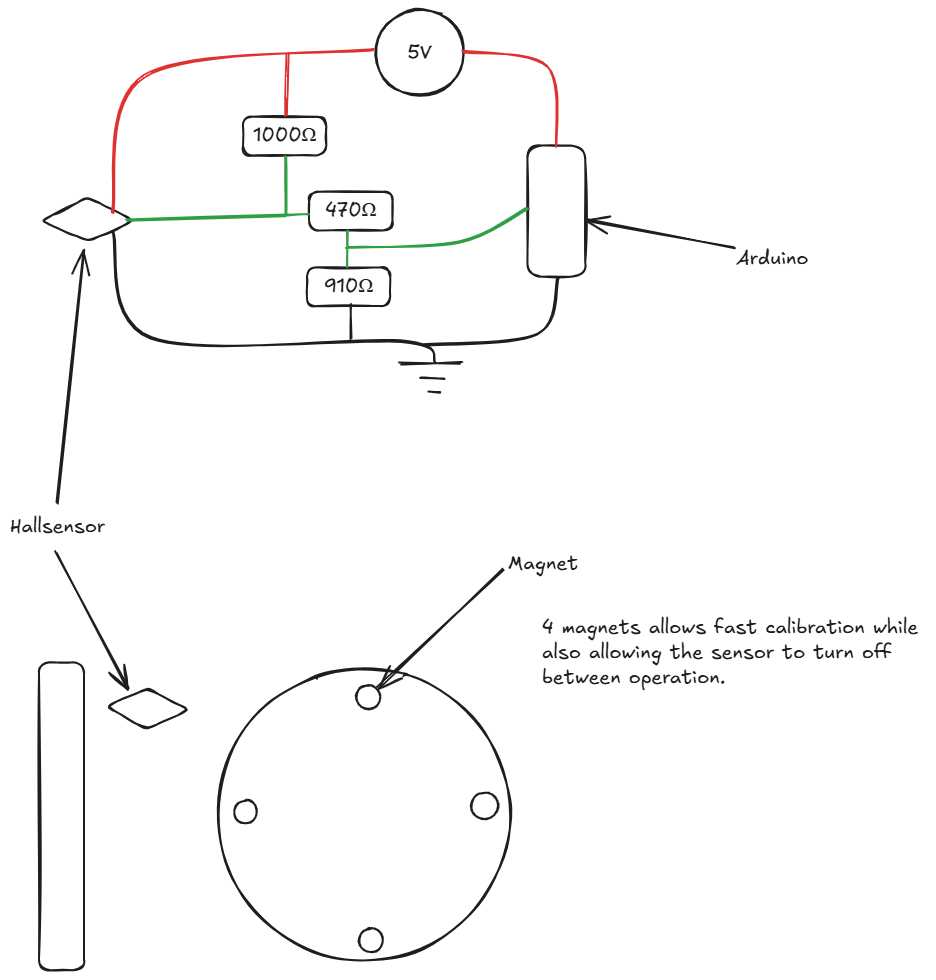
#> input picture hardware/E7012E - Lab2_sol.png, 936 x 980 px, given in place of the camera
$ python ExampleCamera2.py
#> lines starting #> are read from the running program, lines starting #| are printed output that depends on the picture; after the words box and inside, x2 and y2 are one past the last pixel; in counts of white or black regions, pixels touching at a corner belong together
import argparse
import sys
from typing import List, Tuple

import cv2 as cv
import numpy as np


# --- COLOR THRESHOLDS (HSV) ---
RED_LOWER1 = np.array([0, 120, 70], dtype=np.uint8)
RED_UPPER1 = np.array([10, 255, 255], dtype=np.uint8)
RED_LOWER2 = np.array([170, 120, 70], dtype=np.uint8)
RED_UPPER2 = np.array([180, 255, 255], dtype=np.uint8)

GREEN_LOWER = np.array([50,  80,  80], dtype=np.uint8)
GREEN_UPPER = np.array([90, 255, 255], dtype=np.uint8)

def parse_args() -> argparse.Namespace:
    """Parse command-line arguments."""
    parser = argparse.ArgumentParser(
        description="Detect colored shapes and estimate depth of circular disks."
    )
    parser.add_argument(
        "-c", "--camera", type=int, default=0,
        help="Camera index (default: 1)"
    )
    parser.add_argument(
        "-f", "--focal-length", type=float, default=645.0,
        help="Camera focal length in pixels (default: 645.0)"
    )
    parser.add_argument(
        "-r", "--real-radius", type=float, default=0.095,
        help="Real radius of the disk in meters (default: 0.095)"
    )
    parser.add_argument(
        "--width", type=int, default=800,
        help="Frame width for display (default: 800)"
    )
    parser.add_argument(
        "--height", type=int, default=600,
        help="Frame height for display (default: 600)"
    )
    return parser.parse_args()


def get_color_masks(hsv: np.ndarray) -> Tuple[np.ndarray, np.ndarray]:
    """Return binary masks for red and green regions in an HSV image."""
    red_mask = (
        cv.inRange(hsv, RED_LOWER1, RED_UPPER1) |
        cv.inRange(hsv, RED_LOWER2, RED_UPPER2)
    )
    green_mask = cv.inRange(hsv, GREEN_LOWER, GREEN_UPPER)
    return red_mask, green_mask


def find_significant_contours(
    gray: np.ndarray, min_area: float = 1_000
) -> List[np.ndarray]:
    """Detect edges, find contours, and filter out small ones."""
    blurred = cv.GaussianBlur(gray, (5, 5), 0)
    edges = cv.Canny(blurred, 50, 150)
    contours, _ = cv.findContours(edges, cv.RETR_EXTERNAL, cv.CHAIN_APPROX_SIMPLE)
    return [c for c in contours if cv.contourArea(c) >= min_area]


def classify_shape(contour: np.ndarray) -> str:
    """
    Approximate contour to polygon and classify as 'triangle',
    'square', 'rectangle', or 'circle'.
    """
    peri = cv.arcLength(contour, True)
    approx = cv.approxPolyDP(contour, 0.04 * peri, True)
    verts = len(approx)

    if verts == 3:
        return "triangle"
    if verts == 4:
        x, y, w, h = cv.boundingRect(approx)
        ar = w / float(h)
        return "square" if 0.95 <= ar <= 1.05 else "rectangle"
    return "circle"


def detect_color(
    contour: np.ndarray,
    red_mask: np.ndarray,
    green_mask: np.ndarray
) -> str:
    """Determine whether the contour is mostly red, green, or none."""
    area = cv.contourArea(contour)
    mask_shape = np.zeros(red_mask.shape, dtype="uint8")
    cv.drawContours(mask_shape, [contour], -1, 255, -1)

    red_overlap = cv.countNonZero(cv.bitwise_and(mask_shape, red_mask))
    green_overlap = cv.countNonZero(cv.bitwise_and(mask_shape, green_mask))

    if red_overlap > 0.3 * area:
        return "red"
    if green_overlap > 0.3 * area:
        return "green"
    return "none"


def estimate_depth(real_radius: float, focal_length: float, pixel_radius: float) -> float:
    """
    Depth (meters) = (real object size * focal length) / image size.
    """
    return (real_radius * focal_length) / pixel_radius


def annotate_frame(
    frame: np.ndarray,
    contour: np.ndarray,
    shape: str,
    color: str,
    real_radius: float,
    focal_length: float
) -> None:
    """Draw contours, fitted shapes, and labels onto the frame."""
    area = cv.contourArea(contour)
    cv.drawContours(frame, [contour], -1, (0, 255, 0), 2)

    if shape == "circle":
        (x_c, y_c), radius = cv.minEnclosingCircle(contour)
        if radius > 10:
            depth = estimate_depth(real_radius, focal_length, radius)
            label = f"{shape}, {color}, {depth:.2f} m"
            cv.circle(frame, (int(x_c), int(y_c)), int(radius), (255, 0, 0), 2)
            cv.putText(
                frame, label,
                (int(x_c - radius), int(y_c - radius) - 10),
                cv.FONT_HERSHEY_SIMPLEX, 0.6, (255, 255, 255), 2
            )
    else:
        M = cv.moments(contour)
        if M["m00"] != 0:
            cX = int(M["m10"] / M["m00"])
            cY = int(M["m01"] / M["m00"])
            label = f"{shape}, {color}"
            cv.putText(
                frame, label,
                (cX - 50, cY - 10),
                cv.FONT_HERSHEY_SIMPLEX, 0.5, (255, 255, 255), 2
            )


def main():
    args = parse_args()

    cap = cv.VideoCapture(args.camera)
    if not cap.isOpened():
        print(f"ERROR: Cannot open camera index {args.camera}", file=sys.stderr)
        sys.exit(1)

    try:
        while True:
            ret, frame = cap.read()
#> frame is the input picture: shape (980, 936, 3); mean B, G, R 249.6, 249.7, 249.9
            if not ret:
                print("ERROR: Frame capture failed, exiting.", file=sys.stderr)
                break

            frame = cv.resize(frame, (args.width, args.height))
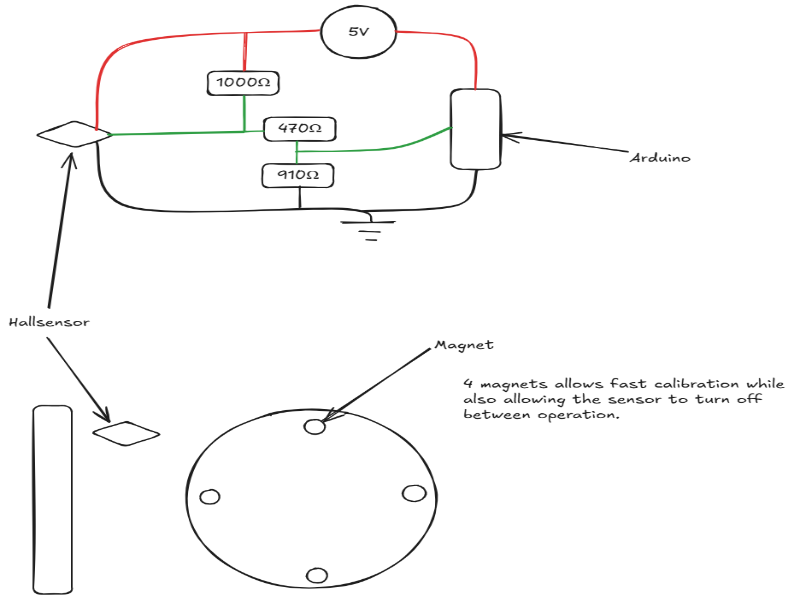
#> frame: shape (600, 800, 3); mean B, G, R 249.6, 249.7, 249.9
            hsv = cv.cvtColor(frame, cv.COLOR_BGR2HSV)
#> hsv: shape (600, 800, 3); mean H, S, V 0.2, 0.7, 250.1
            gray = cv.cvtColor(frame, cv.COLOR_BGR2GRAY)

            red_mask, green_mask = get_color_masks(hsv)
#> in get_color_masks, `red_mask = ( cv.inRange(hsv, RED_LOWER1, RED_UPPER1) | cv.inRange(hsv,..`:
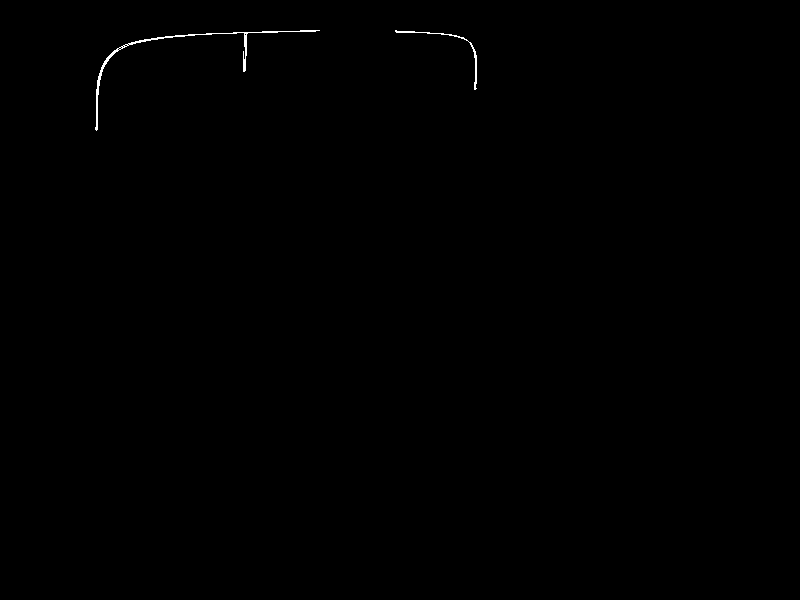
#> red_mask: shape (600, 800); 0.18% white in thin lines or dots, all inside (x1, y1, x2, y2) = (95, 30, 477, 131)
#> in get_color_masks, `green_mask = cv.inRange(hsv, GREEN_LOWER, GREEN_UPPER)`:
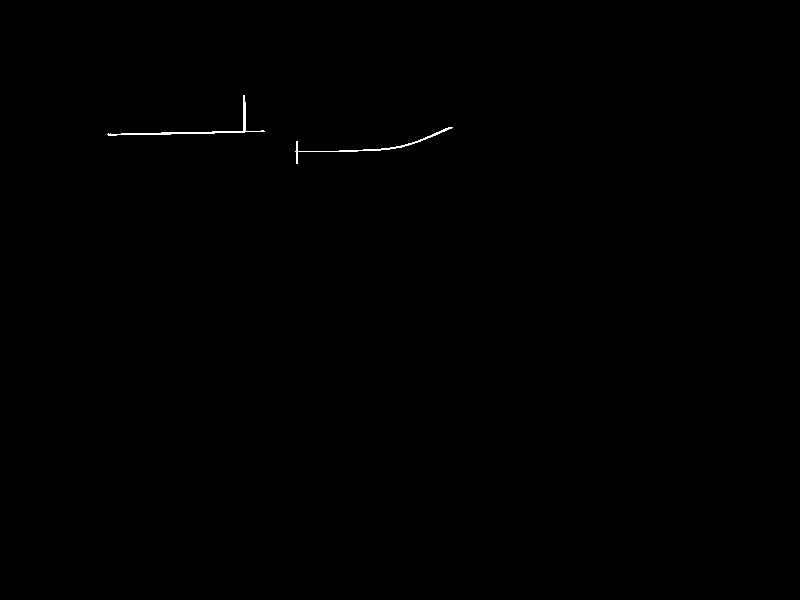
#> green_mask: shape (600, 800); 0.15% white in thin lines or dots, all inside (x1, y1, x2, y2) = (107, 95, 453, 164)
            contours = find_significant_contours(gray)
#> in find_significant_contours, `blurred = cv.GaussianBlur(gray, (5, 5), 0)`:
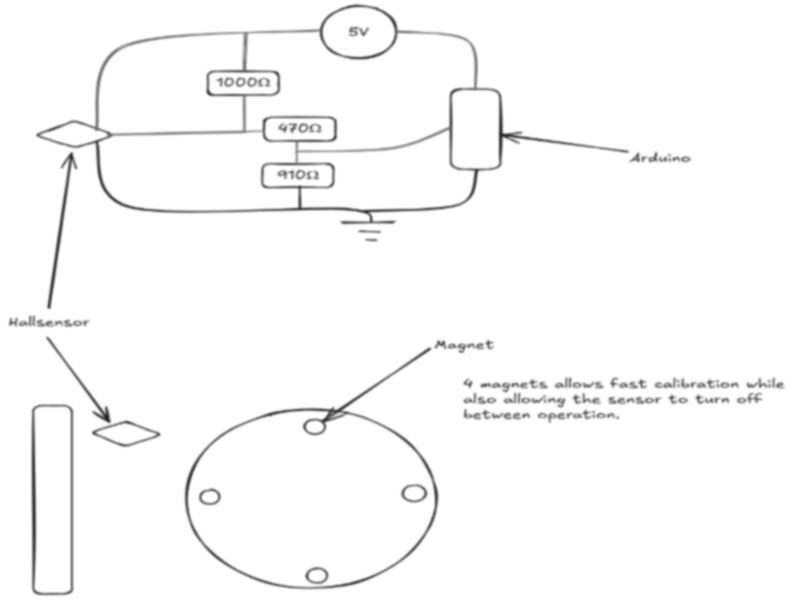
#> blurred: shape (600, 800); min 37, max 255, mean 249.8
#> in find_significant_contours, `edges = cv.Canny(blurred, 50, 150)`:
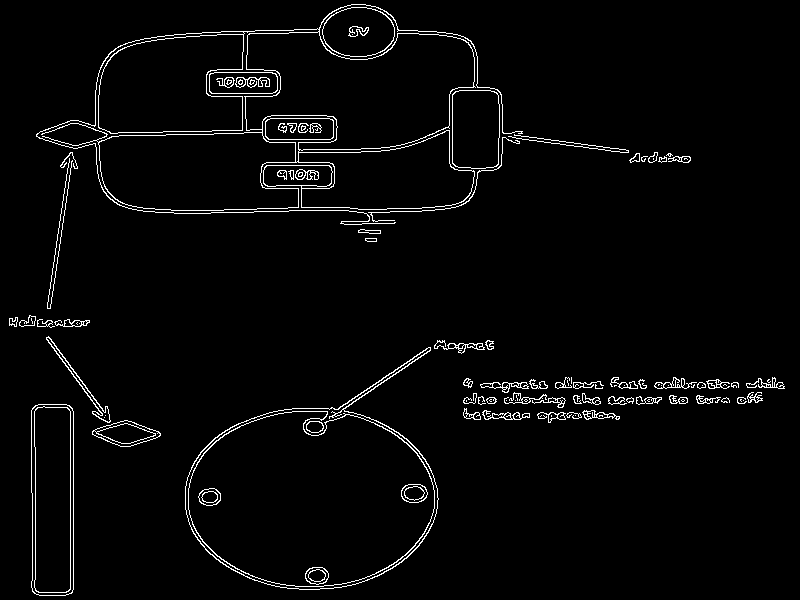
#> edges: shape (600, 800); 2.8% white in thin lines or dots
#> in find_significant_contours, `contours, _ = cv.findContours(edges, cv.RETR_EXTERNAL, cv.CHAIN_APPROX..`: contours = 73 contours, 28 with area under 20; largest, box (x1, y1, x2, y2) and area: (36, 4, 523, 225) 56378, (185, 347, 439, 590) 36510, (31, 404, 74, 596) 7866, (452, 90, 500, 169) 3550, (322, 7, 395, 57) 2828
#> contours = 7 contours; box (x1, y1, x2, y2) and area: (36, 4, 523, 225) 56378, (185, 347, 439, 590) 36510, (31, 404, 74, 596) 7866, (452, 90, 500, 169) 3550, (322, 7, 395, 57) 2828, (209, 72, 278, 94) 1407, (92, 420, 161, 447) 1078

            for cnt in contours:
                shape = classify_shape(cnt)
                color = detect_color(cnt, red_mask, green_mask)
                annotate_frame(
                    frame, cnt, shape, color,
                    real_radius=args.real_radius,
                    focal_length=args.focal_length
                )
#> this loop made 7 passes
#> (peri in classify_shape, approx in classify_shape, verts in classify_shape, x in classify_shape, y in classify_shape, w in classify_shape, h in classify_shape, ar in classify_shape) on passes 1, 2, 4, 5: (160.5, [[92, 431], [120, 446], [160, 435], [127, 420]], 4, 92, 420, 69, 27, 2.56), (455.7, [[38, 404], [31, 587], [65, 595], [73, 411]], 4, 31, 404, 43, 192, 0.224), (238.9, [[455, 91], [452, 163], [496, 166], [497, 93]], 4, 452, 91, 46, 76, 0.605), (172.1, [[209, 74], [211, 93], [277, 90], [272, 72]], 4, 209, 72, 69, 22, 3.14)
#> (peri in classify_shape, verts in classify_shape, shape, red_overlap in detect_color, green_overlap in detect_color, x_c in annotate_frame, y_c in annotate_frame) on passes 3, 6: (953.8, 6, 'circle', 0, 0, 317.5, 448), (203.9, 7, 'circle', 0, 0, 358.1, 31.5)
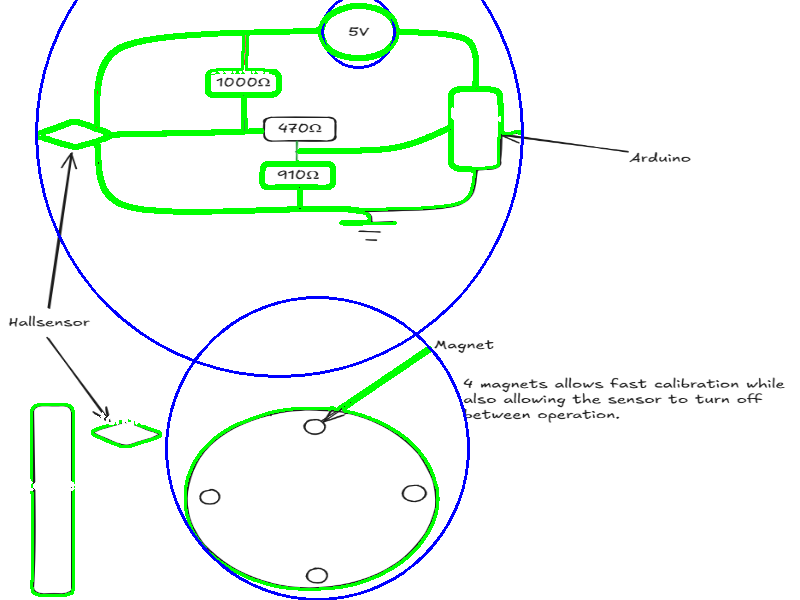
#> frame: shape (600, 800, 3); 5.03% of pixels changed, all inside (x1, y1, x2, y2) = (30, 0, 524, 600)

            cv.imshow("Detection", frame)
            if cv.waitKey(1) & 0xFF == ord('q'):
#> (key q is pressed here)
                break

    finally:
        cap.release()
        cv.destroyAllWindows()


if __name__ == "__main__":
    main()

$ run again, on hardware/proximity_sensor_wiring.png
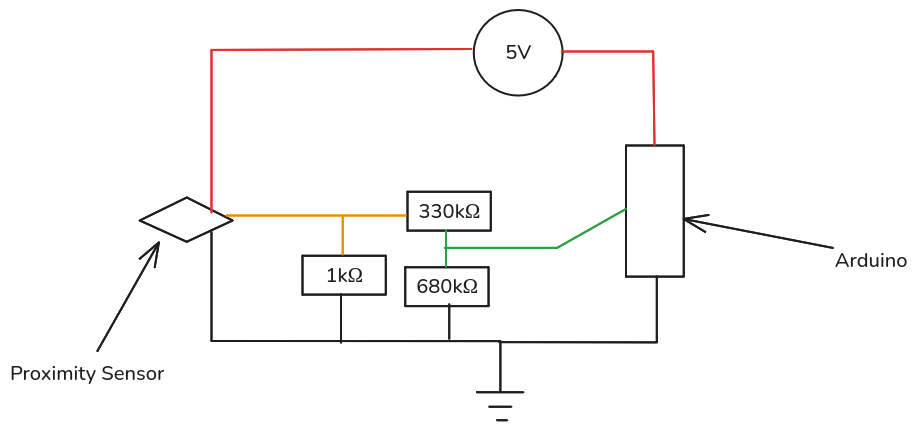
#> input picture hardware/proximity_sensor_wiring.png, 917 x 430 px, given in place of the camera
#> in main, frame is the input picture: shape (430, 917, 3); mean B, G, R 249, 249.3, 250
#> hsv: shape (600, 800, 3); mean H, S, V 0.2, 1.3, 250.1
#> in get_color_masks, `red_mask = ( cv.inRange(hsv, RED_LOWER1, RED_UPPER1) | cv.inRange(hsv,..`:
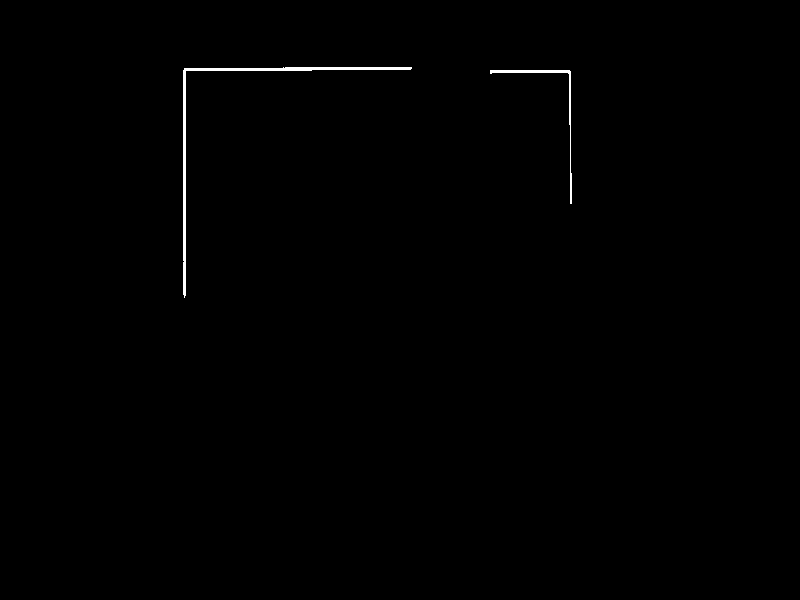
#> red_mask: shape (600, 800); 0.38% white; 2 white regions, box (x1, y1, x2, y2) and area: (183, 67, 412, 298) 1387, (490, 70, 572, 204) 459
#> green_mask: shape (600, 800); 0.11% white in thin lines or dots, all inside (x1, y1, x2, y2) = (387, 290, 547, 374)
#> edges: shape (600, 800); 2.3% white in thin lines or dots
#> in find_significant_contours, `contours, _ = cv.findContours(edges, cv.RETR_EXTERNAL, cv.CHAIN_APPROX..`: contours = 28 contours, 11 with area under 20; largest, box (x1, y1, x2, y2) and area: (185, 69, 572, 476) 119310, (547, 204, 596, 385) 8584, (414, 15, 490, 132) 6798, (357, 269, 427, 320) 3450, (125, 278, 200, 335) 2214
#> in main, `contours = find_significant_contours(gray)`: contours = 5 contours; box (x1, y1, x2, y2) and area: (185, 69, 572, 476) 119310, (547, 204, 596, 385) 8584, (414, 15, 490, 132) 6798, (357, 269, 427, 320) 3450, (125, 278, 200, 335) 2214
#> the loop in main, `for cnt in contours:` made 5 passes
#> (peri in classify_shape, approx in classify_shape, verts in classify_shape, x in classify_shape, y in classify_shape, w in classify_shape, h in classify_shape, ar in classify_shape) on passes 1 to 3: (197.3, [[161, 278], [125, 308], [164, 334], [199, 306]], 4, 125, 278, 75, 57, 1.32), (238, [[357, 269], [357, 319], [426, 319], [426, 269]], 4, 357, 269, 70, 51, 1.37), (454.1, [[547, 205], [547, 383], [592, 384], [595, 208]], 4, 547, 205, 49, 180, 0.272)
#> after the loop in main, `for cnt in contours:`:
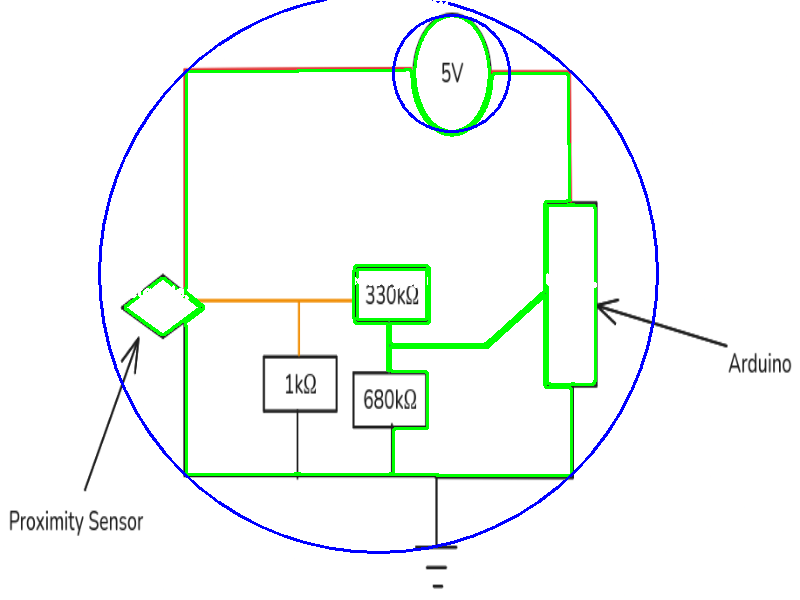
#> frame: shape (600, 800, 3); mean B, G, R 245.2, 248.2, 242.7
